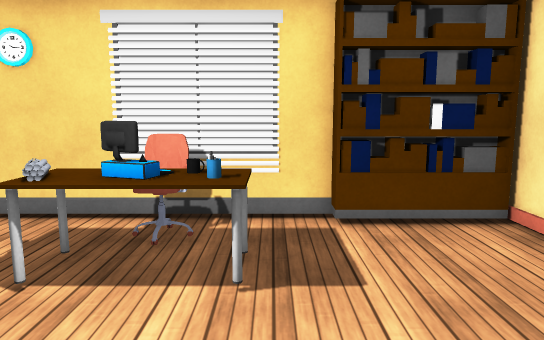
View 1 (above)

14 first-person views from a walk through a scene from a Unity 3-D project. The camera is 1.4 m above the floor, tilts 8° down and sees 70° across. The floor is counted in squares, 0.5 m on a side. Each view is taken from the middle of a square. On the plan, view 1 faces up. The plan holds only what a view shows up to about 20 squares ahead; the rest is blank. The place goes on beyond the plan. The player character is not drawn. Some surface patterns are stand-ins.

View 2
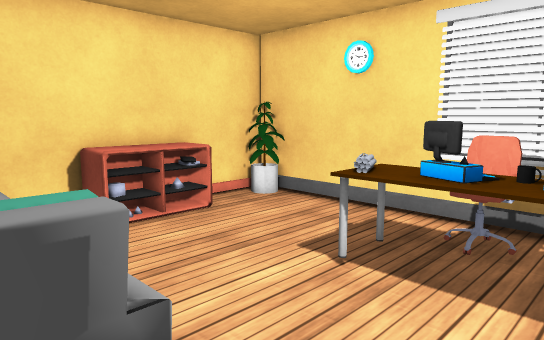

View 3
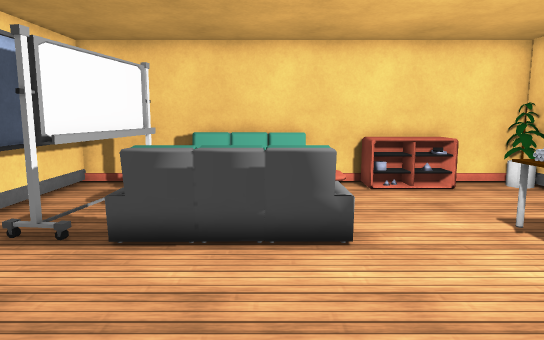

View 4
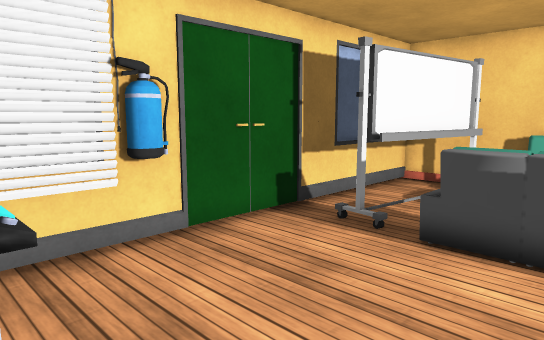

View 5
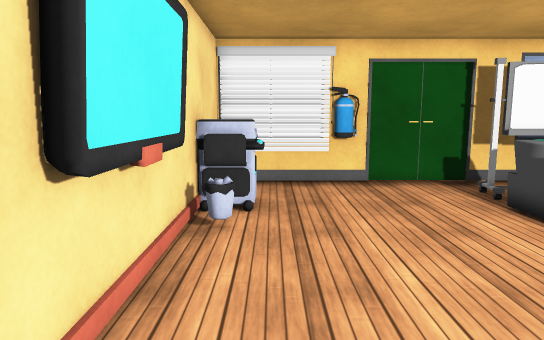

View 6
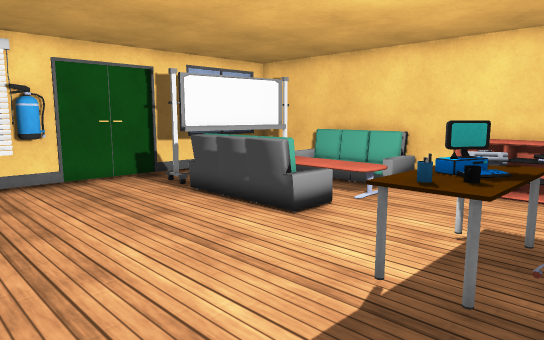

View 7
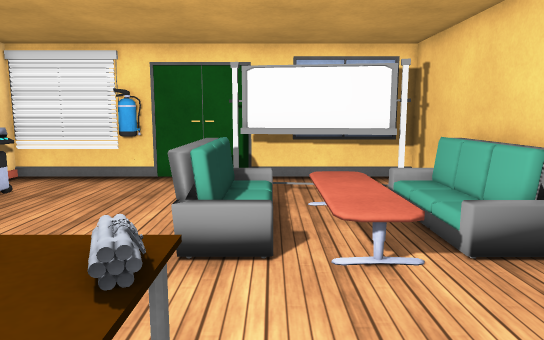

View 8
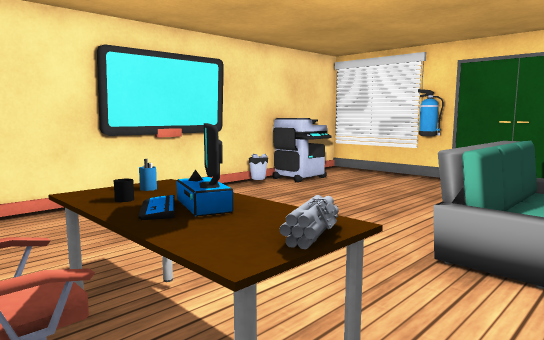

View 9
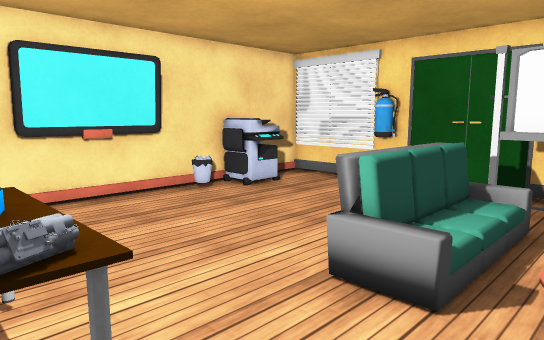

View 10
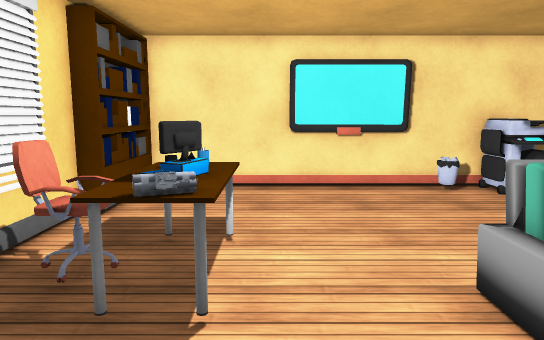

View 11
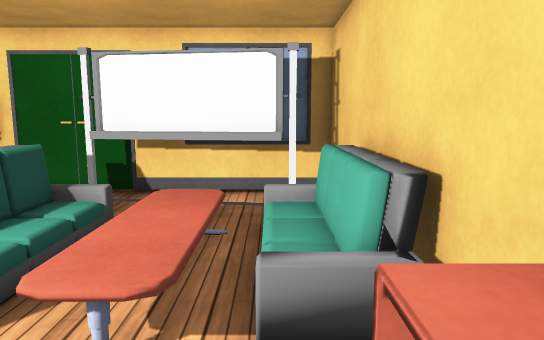

View 12
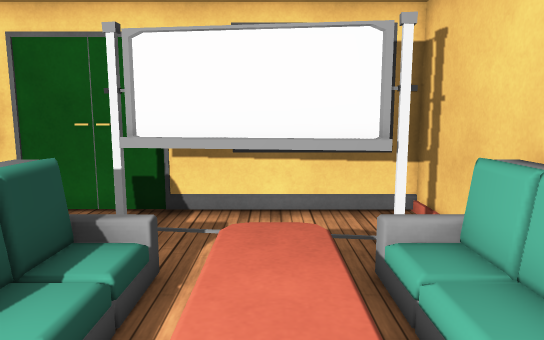

View 13
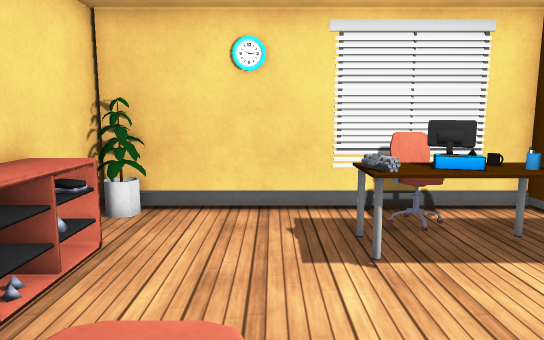

View 14
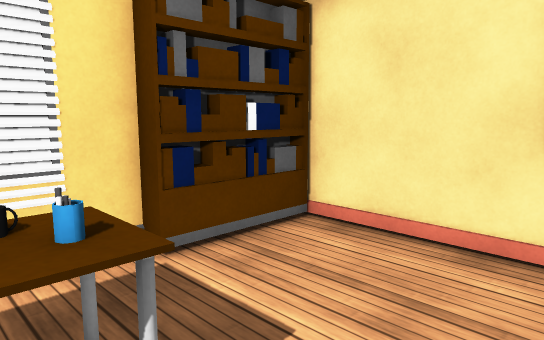

### Floor plan
Key: @ floor where view 1 was taken; # wall or solid block; . floor; / step, stairs or slope; B bookshelf; C chair; M computer; U mug; S shelf; F sofa; P printer; E fire extinguisher; I bin; O other object.
Columns run from 11 left of view 1 to 6 right of it. Each row starts with its distance up from view 1.
 11 #          #
 10 #O###########BBBB#
  9 #O......CC.......#
  8 #......OCCO......#
  7 #S.....OMMUO.....#
  6 SS.....OMMOO.....#
  5 SS...............#
  4 #S...............#
  3 #................#
  2 #///O////........#
  1 #FO/O/OFF........#
  0 FFO/O/OFF..@.....#
 -1 FFO/O/OFF.......I#
 -2 FFO/O/OFF.......I#
 -3 #FO/O/OFF......PP#
 -4 #.OO...........PPP
 -5 #OOOOOOO.......PP#
 -6 #................#
 -7 #...........E....#
 -8 ############E#####
 -9        ...........

Where each view was taken, in squares from view 1:
view 1: 0 up, 0 right, facing up
view 2: 0 up, 0 right, facing up-left
view 3: 0 up, 5 right, facing left
view 4: 0 up, 5 right, facing down-left
view 5: 8 up, 4 right, facing down
view 6: 9 up, 5 right, facing down-left
view 7: 9 up, 5 left, facing down
view 8: 9 up, 6 left, facing down-right
view 9: 7 up, 7 left, facing down-right
view 10: 5 up, 9 left, facing right
view 11: 6 up, 9 left, facing down
view 12: 3 up, 7 left, facing down
view 13: 1 down, 6 left, facing up
view 14: 3 up, 2 left, facing up-right
